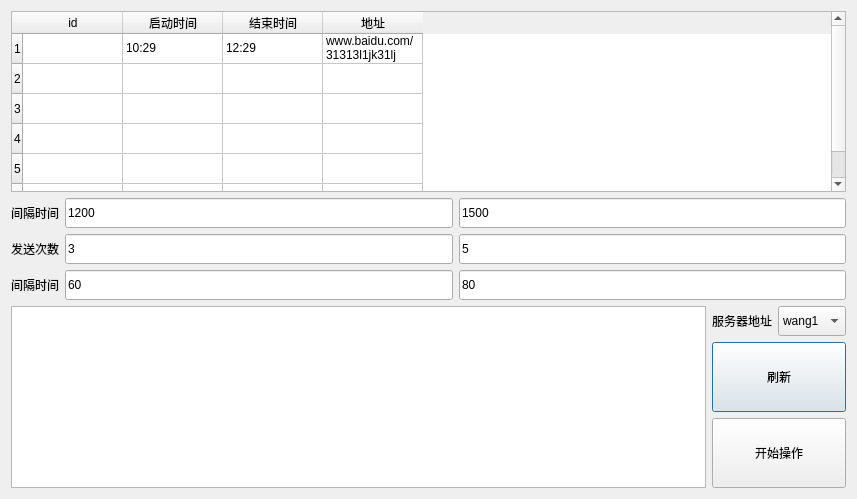
<?xml version="1.0" encoding="UTF-8"?>
<ui version="4.0">
 <class>Dialog</class>
 <widget class="QDialog" name="Dialog">
  <property name="geometry">
   <rect>
    <x>0</x>
    <y>0</y>
    <width>857</width>
    <height>499</height>
   </rect>
  </property>
  <property name="windowTitle">
   <string>客户端</string>
  </property>
  <layout class="QGridLayout" name="gridLayout_2">
   <item row="0" column="0">
    <layout class="QVBoxLayout" name="verticalLayout_4">
     <item>
      <layout class="QVBoxLayout" name="verticalLayout_3">
       <item>
        <widget class="QTableWidget" name="table">
         <property name="editTriggers">
          <set>QAbstractItemView::NoEditTriggers</set>
         </property>
         <property name="selectionBehavior">
          <enum>QAbstractItemView::SelectRows</enum>
         </property>
         <row>
          <property name="text">
           <string>1</string>
          </property>
         </row>
         <row>
          <property name="text">
           <string>2</string>
          </property>
         </row>
         <row>
          <property name="text">
           <string>3</string>
          </property>
         </row>
         <row>
          <property name="text">
           <string>4</string>
          </property>
         </row>
         <row>
          <property name="text">
           <string>5</string>
          </property>
         </row>
         <row>
          <property name="text">
           <string>6</string>
          </property>
         </row>
         <column>
          <property name="text">
           <string>id</string>
          </property>
         </column>
         <column>
          <property name="text">
           <string>启动时间</string>
          </property>
         </column>
         <column>
          <property name="text">
           <string>结束时间</string>
          </property>
         </column>
         <column>
          <property name="text">
           <string>地址</string>
          </property>
         </column>
         <item row="0" column="1">
          <property name="text">
           <string>10:29</string>
          </property>
         </item>
         <item row="0" column="2">
          <property name="text">
           <string>12:29</string>
          </property>
         </item>
         <item row="0" column="3">
          <property name="text">
           <string>www.baidu.com/31313l1jk31lj</string>
          </property>
         </item>
        </widget>
       </item>
       <item>
        <layout class="QGridLayout" name="gridLayout">
         <item row="0" column="0">
          <widget class="QLabel" name="label_2">
           <property name="minimumSize">
            <size>
             <width>0</width>
             <height>30</height>
            </size>
           </property>
           <property name="text">
            <string>间隔时间</string>
           </property>
          </widget>
         </item>
         <item row="0" column="1">
          <widget class="QLineEdit" name="interval_1">
           <property name="minimumSize">
            <size>
             <width>0</width>
             <height>30</height>
            </size>
           </property>
           <property name="text">
            <string>1200</string>
           </property>
          </widget>
         </item>
         <item row="0" column="2">
          <widget class="QLineEdit" name="interval_2">
           <property name="minimumSize">
            <size>
             <width>0</width>
             <height>30</height>
            </size>
           </property>
           <property name="text">
            <string>1500</string>
           </property>
          </widget>
         </item>
         <item row="1" column="0">
          <widget class="QLabel" name="label_3">
           <property name="text">
            <string>发送次数</string>
           </property>
          </widget>
         </item>
         <item row="1" column="1">
          <widget class="QLineEdit" name="sent_time_1">
           <property name="minimumSize">
            <size>
             <width>0</width>
             <height>30</height>
            </size>
           </property>
           <property name="text">
            <string>3</string>
           </property>
          </widget>
         </item>
         <item row="1" column="2">
          <widget class="QLineEdit" name="sent_time_2">
           <property name="minimumSize">
            <size>
             <width>0</width>
             <height>30</height>
            </size>
           </property>
           <property name="text">
            <string>5</string>
           </property>
          </widget>
         </item>
         <item row="2" column="0">
          <widget class="QLabel" name="label_4">
           <property name="text">
            <string>间隔时间</string>
           </property>
          </widget>
         </item>
         <item row="2" column="1">
          <widget class="QLineEdit" name="interval_3">
           <property name="minimumSize">
            <size>
             <width>0</width>
             <height>30</height>
            </size>
           </property>
           <property name="text">
            <string>60</string>
           </property>
          </widget>
         </item>
         <item row="2" column="2">
          <widget class="QLineEdit" name="interval_4">
           <property name="minimumSize">
            <size>
             <width>0</width>
             <height>30</height>
            </size>
           </property>
           <property name="text">
            <string>80</string>
           </property>
          </widget>
         </item>
        </layout>
       </item>
      </layout>
     </item>
     <item>
      <layout class="QHBoxLayout" name="horizontalLayout_2">
       <item>
        <widget class="QListView" name="listView"/>
       </item>
       <item>
        <layout class="QVBoxLayout" name="verticalLayout_2">
         <item>
          <layout class="QHBoxLayout" name="horizontalLayout">
           <item>
            <layout class="QVBoxLayout" name="verticalLayout">
             <item>
              <widget class="QLabel" name="label">
               <property name="sizePolicy">
                <sizepolicy hsizetype="Preferred" vsizetype="Fixed">
                 <horstretch>0</horstretch>
                 <verstretch>0</verstretch>
                </sizepolicy>
               </property>
               <property name="maximumSize">
                <size>
                 <width>16777215</width>
                 <height>55</height>
                </size>
               </property>
               <property name="text">
                <string>服务器地址</string>
               </property>
              </widget>
             </item>
            </layout>
           </item>
           <item>
            <widget class="QComboBox" name="comboBox">
             <property name="minimumSize">
              <size>
               <width>0</width>
               <height>30</height>
              </size>
             </property>
             <item>
              <property name="text">
               <string>wang1</string>
              </property>
             </item>
             <item>
              <property name="text">
               <string>wang2</string>
              </property>
             </item>
             <item>
              <property name="text">
               <string>wang3</string>
              </property>
             </item>
             <item>
              <property name="text">
               <string>wang4</string>
              </property>
             </item>
             <item>
              <property name="text">
               <string>wang5</string>
              </property>
             </item>
             <item>
              <property name="text">
               <string>wang6</string>
              </property>
             </item>
             <item>
              <property name="text">
               <string>wang7</string>
              </property>
             </item>
             <item>
              <property name="text">
               <string>wang8</string>
              </property>
             </item>
             <item>
              <property name="text">
               <string>wang9</string>
              </property>
             </item>
            </widget>
           </item>
          </layout>
         </item>
         <item>
          <widget class="QPushButton" name="pushButton">
           <property name="sizePolicy">
            <sizepolicy hsizetype="Minimum" vsizetype="Expanding">
             <horstretch>0</horstretch>
             <verstretch>0</verstretch>
            </sizepolicy>
           </property>
           <property name="maximumSize">
            <size>
             <width>16777215</width>
             <height>16777215</height>
            </size>
           </property>
           <property name="text">
            <string>刷新</string>
           </property>
          </widget>
         </item>
         <item>
          <widget class="QPushButton" name="btn_start">
           <property name="sizePolicy">
            <sizepolicy hsizetype="Minimum" vsizetype="Expanding">
             <horstretch>0</horstretch>
             <verstretch>0</verstretch>
            </sizepolicy>
           </property>
           <property name="maximumSize">
            <size>
             <width>16777215</width>
             <height>16777215</height>
            </size>
           </property>
           <property name="text">
            <string>开始操作</string>
           </property>
          </widget>
         </item>
        </layout>
       </item>
      </layout>
     </item>
    </layout>
   </item>
  </layout>
 </widget>
 <layoutdefault spacing="6" margin="11"/>
 <resources/>
 <connections/>
</ui>
